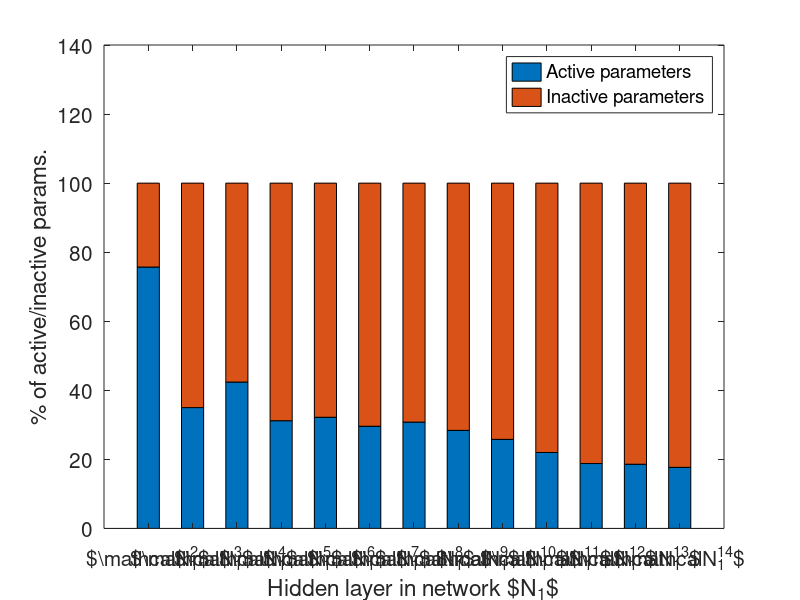

Write the MATLAB code that produced this figure.
fname = {'$\mathcal{N}_1^2$','$\mathcal{N}_1^3$','$\mathcal{N}_1^4$','$\mathcal{N}_1^5$','$\mathcal{N}_1^6$','$\mathcal{N}_1^7$','$\mathcal{N}_1^8$','$\mathcal{N}_1^9$','$\mathcal{N}_1^{10}$','$\mathcal{N}_1^{11}$','$\mathcal{N}_1^{12}$','$\mathcal{N}_1^{13}$','$\mathcal{N}_1^{14}$'}; 
y = [75.7 24.3; 35 65; 42.4 57.6; 31.2 68.8; 32.2 67.8; 29.6 70.4; 30.8 69.2; 28.4 71.6; 25.8 74.2; 22 78; 18.8 81.2; 18.6 81.4; 17.7 82.3 ];
bar(y,0.5,'stacked')
set(gca, 'XTick', 1:length(fname),'XTickLabel',fname);




legend('Active parameters','Inactive parameters')
xlabel('Hidden layer in network $N_1$') 
ylabel('% of active/inactive params.')
ylim([0, 140])
set(gca,'FontSize',15)